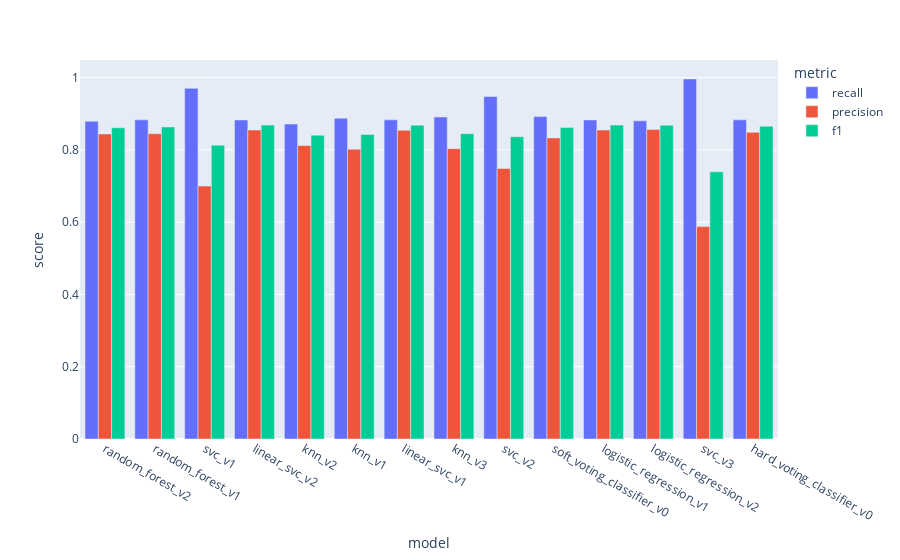

Notebook code cell kept with this figure:
### Code cell
import plotly.express as px
 
fig = px.bar(melted_test_data_metrics, x="model", y="score",
             color="metric", hover_data=['score'],
             barmode = 'group')
 
fig.show()

### Figure 1 — Plotly figure (JSON) as saved in the notebook; plotly's stock layout.template omitted (floating-point values rounded to 4 significant figures)
{"data": [{"alignmentgroup": "True", "hovertemplate": "metric=recall<br>model=%{x}<br>score=%{y}<extra></extra>", "legendgroup": "recall", "marker": {"color": "#636efa", "pattern": {"shape": ""}}, "name": "recall", "offsetgroup": "recall", "orientation": "v", "showlegend": true, "textposition": "auto", "type": "bar", "x": ["random_forest_v2", "random_forest_v1", "svc_v1", "linear_svc_v2", "knn_v2", "knn_v1", "linear_svc_v1", "knn_v3", "svc_v2", "soft_voting_classifier_v0", "logistic_regression_v1", "logistic_regression_v2", "svc_v3", "hard_voting_classifier_v0"], "xaxis": "x", "y": [0.8791, 0.8831, 0.9703, 0.8828, 0.8715, 0.8877, 0.8831, 0.8911, 0.9477, 0.8923, 0.8828, 0.8804, 0.9963, 0.8831], "yaxis": "y"}, {"alignmentgroup": "True", "hovertemplate": "metric=precision<br>model=%{x}<br>score=%{y}<extra></extra>", "legendgroup": "precision", "marker": {"color": "#EF553B", "pattern": {"shape": ""}}, "name": "precision", "offsetgroup": "precision", "orientation": "v", "showlegend": true, "textposition": "auto", "type": "bar", "x": ["random_forest_v2", "random_forest_v1", "svc_v1", "linear_svc_v2", "knn_v2", "knn_v1", "linear_svc_v1", "knn_v3", "svc_v2", "soft_voting_classifier_v0", "logistic_regression_v1", "logistic_regression_v2", "svc_v3", "hard_voting_classifier_v0"], "xaxis": "x", "y": [0.844, 0.8448, 0.6998, 0.8548, 0.8121, 0.8018, 0.8544, 0.8033, 0.7484, 0.8331, 0.8548, 0.8565, 0.5877, 0.8486], "yaxis": "y"}, {"alignmentgroup": "True", "hovertemplate": "metric=f1<br>model=%{x}<br>score=%{y}<extra></extra>", "legendgroup": "f1", "marker": {"color": "#00cc96", "pattern": {"shape": ""}}, "name": "f1", "offsetgroup": "f1", "orientation": "v", "showlegend": true, "textposition": "auto", "type": "bar", "x": ["random_forest_v2", "random_forest_v1", "svc_v1", "linear_svc_v2", "knn_v2", "knn_v1", "linear_svc_v1", "knn_v3", "svc_v2", "soft_voting_classifier_v0", "logistic_regression_v1", "logistic_regression_v2", "svc_v3", "hard_voting_classifier_v0"], "xaxis": "x", "y": [0.8612, 0.8636, 0.8132, 0.8686, 0.8407, 0.8426, 0.8685, 0.8449, 0.8363, 0.8617, 0.8686, 0.8683, 0.7393, 0.8655], "yaxis": "y"}], "layout": {"barmode": "group", "legend": {"title": {"text": "metric"}, "tracegroupgap": 0}, "margin": {"t": 60}, "xaxis": {"anchor": "y", "domain": [0, 1], "title": {"text": "model"}}, "yaxis": {"anchor": "x", "domain": [0, 1], "title": {"text": "score"}}}}
